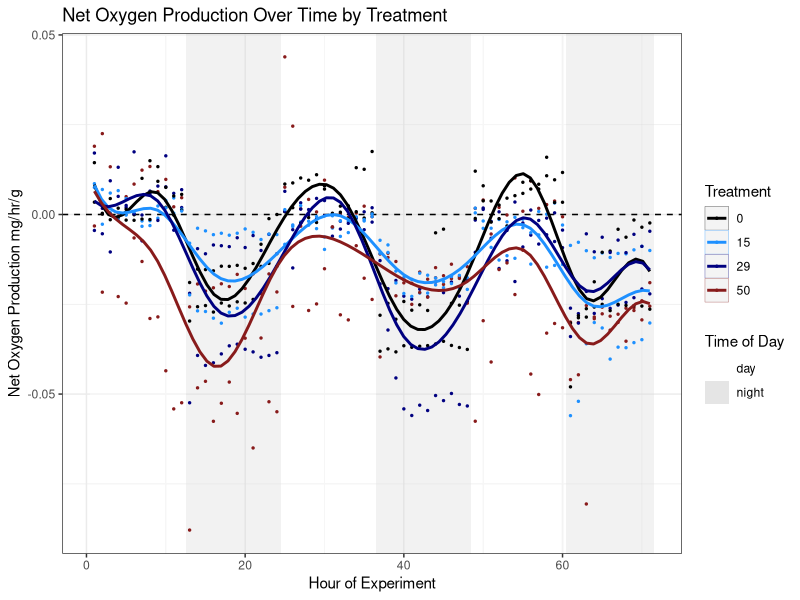

Here is the R script that generated this plot:
## ---- chunk 1
datos <- read.csv("Trial4NoBG.csv")
## ---- chunk 2
class(datos$Time.of.Day) #It's character
#And let's check to make sure there are only 2 categories
unique(datos$Time.of.Day) #Looks like we already only have day and night
noche <- datos[ which(datos$Time.of.Day == "night"), ]
## ---- chunk 3
library(dplyr) #The package we need to find max by chamber

#Getting our new data
night.max <- noche %>%
  group_by(Chamber) %>%
  summarise(max = max(MO2.no.Background.Correction, na.rm=TRUE))
## ---- chunk 4
colnames(night.max)[2] <- "Max.Dark.MO2"
## ---- chunk 5
night.max$Max.Dark.MO2[night.max$Max.Dark.MO2<0] <- 0
## ---- chunk 6
calc <- merge(datos, night.max, by = "Chamber")
## ---- chunk 7
calc$MO2.from.Dark.Max <- calc$MO2.no.Background.Correction - calc$Max.Dark.MO2
## ---- chunk 8
#We'll need ggplot for graphing and dplyr for knitting
library(ggplot2)
library(dplyr)

#Our plot
ggplot(calc, aes(x= Hour, y= MO2.from.Dark.Max, 
                 color= as.factor(Treatment))) +
  geom_tile(aes(x=Hour, y= 0.015, color = NULL, fill= Time.of.Day), width = 1, height = Inf, alpha = 0.05) +
  #makes tiles that are 1 unit wide and with their fill controlled by time of day. alpha of 0.05 makes them
  #somewhat translucent. Color=Null means no outlines only fill. Inf height means they fill the whole graph.
  scale_fill_manual("Time of Day", values=c("white", "gray90"), 
                    guide = guide_legend(override.aes = list(alpha = 1 )))+
  geom_hline(yintercept = 0, color = "black", linetype = "dashed")+
  #Lets us control what colors the fill are. Also lets us make the legend more intense than the treatment
  #bars
  geom_point(size = 0.5)+
  #makes the points smaller, which is good, because there are a lot of them
  scale_color_manual("Treatment", values = c("black", "#1E90FF", "#000080", "#881B1B"))+
  #Lets us control the point and line color, which is nice
  geom_smooth(method = lm, formula = y ~ splines::bs(x, 11), se = FALSE)+
  #Gives us smooth lines with some accounting for cycles
  #scale_y_continuous(limits = c(-0.1, 0.15))+
  #makes the scale consistent with other graphs
  ylab("Net Oxygen Production mg/hr/g")+
  xlab("Hour of Experiment")+
  ggtitle("Net Oxygen Production Over Time by Treatment")+
  theme_bw()
## ---- chunk 9
#write.csv(calc, "Trial4FromNightMaxPosOnly.csv")
